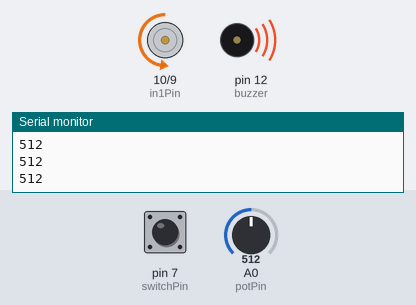
A sketch run on a simulated Arduino Uno, built with avr-gcc and run on an emulated ATmega328P. On the bench: motor-driver pin pairs drawn as motors (green arrow = first pin HIGH = forward, orange = second pin HIGH = backward, longer = more drive, scaled by the enable pin), buzzer (waves = sounding), the last lines printed to the serial monitor. The test bench sets the inputs (shaded band); at power-on: A0 (potPin) = 512, pin 7 (switchPin) HIGH.

Above: at 1.2 s.
1.3 s: A0 (potPin) set to 670
At 2.71 s:
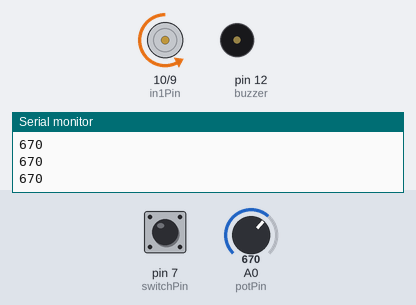
4.3 s: A0 (potPin) set to 900
At 5.9 s:
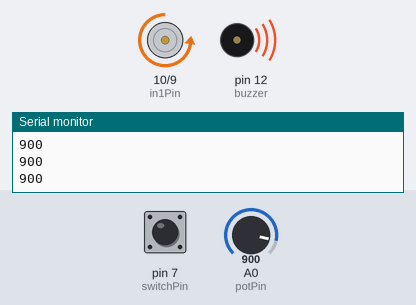
7.3 s: pin 7 (switchPin) pulled LOW for 0.15 s
At 9.5 s:
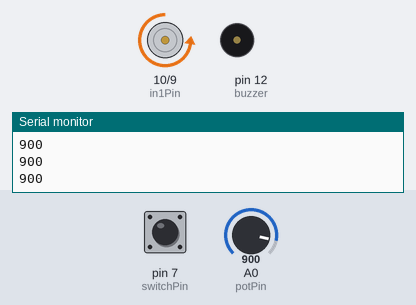
10.3 s: pin 7 (switchPin) pulled LOW for 1 s
At 10.49 s:
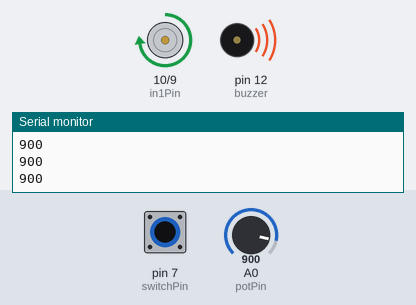
13.3 s: A0 (potPin) set to 122
At 15.3 s:
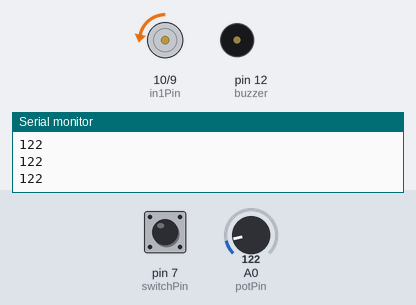
16.3 s: pin 7 (switchPin) pulled LOW for 0.15 s
At 16.56 s:
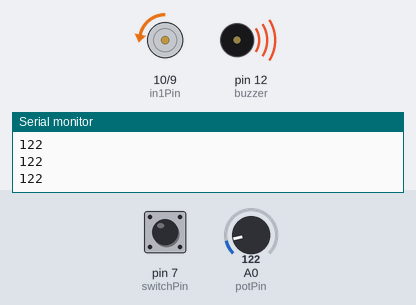
Timing chart, 0 to 20.3 s (numbered marks = the images above; inputs shaded):
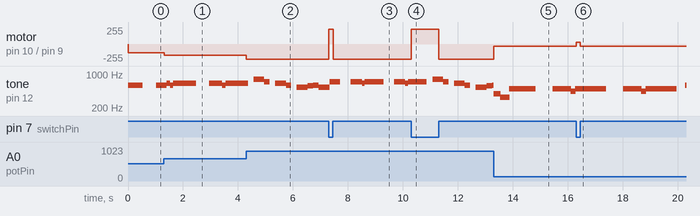

Measured:
- after the input at 1.3 s, motor on pin 10 (in1Pin) / pin 9 (in2Pin): backward 128/255 → backward 167/255 at once
- after the input at 4.3 s, motor on pin 10 (in1Pin) / pin 9 (in2Pin): backward 167/255 → backward 225/255 at once
- after the input at 7.3 s, motor on pin 10 (in1Pin) / pin 9 (in2Pin): backward 225/255 → forward 225/255 at once, → backward 225/255 0.15 s later
- after the input at 10.3 s, motor on pin 10 (in1Pin) / pin 9 (in2Pin): backward 225/255 → forward 225/255 at once, → backward 225/255 1.0 s later
- after the input at 13.3 s, motor on pin 10 (in1Pin) / pin 9 (in2Pin): backward 225/255 → backward 30/255 at once
- after the input at 16.3 s, motor on pin 10 (in1Pin) / pin 9 (in2Pin): backward 30/255 → forward 30/255 at once, → backward 30/255 0.16 s later
- by itself, tone on pin 12 (buzzer): plays 493 Hz for 0.65 s, 440 Hz for 0.17 s, 493 Hz for 1.1 s, 587 Hz for 0.03 s

The sketch:

DCMotorReversing.ino
```cpp
/*
 * Eric Li
 * Sep 18, 2019
Adafruit Arduino - Lesson 15. Bi-directional Motor
*/
int enablePin = 11;
int in1Pin = 10;
int in2Pin = 9;
int switchPin = 7;
int potPin = 0;
const int buzzer = 12; //buzzer to arduino pin 12
int thisNote = 0;


int melody[] = {
  493.88, 0, 493.88, 493.88, 493.88, 440, 493.88, 493.88, 0, 493.88, 493.88, 493.88, 440, 493.88, 493.88, 0, 587.33, 493.88, 0, 440, 392, 0, 329.63, 329.63, 369.99, 392, 329.63};


// note durations: 4 = quarter note, 8 = eighth note, etc.:
long noteDurations[] = {
  40, 40, 20, 10, 10, 10, 30, 40, 40, 20, 10, 10, 10, 30, 40, 20, 40, 20, 20, 40, 20, 20, 20, 20, 20, 20, 20, 20};


void setup(){
  pinMode(in1Pin, OUTPUT);
  pinMode(in2Pin, OUTPUT);
  pinMode(enablePin, OUTPUT);
  pinMode(switchPin, INPUT_PULLUP);
  pinMode(buzzer, OUTPUT); // Set buzzer - pin 12 as an output
  Serial.begin(9600);
}

void setMotor(int motorspeed, boolean reverse){
  analogWrite(enablePin, motorspeed);
  digitalWrite(in1Pin, ! reverse);
  digitalWrite(in2Pin, reverse);
}

int curtime = 0;
int prevnote = 0;

void loop(){
  int total = 0;
  int thisNote;
  int change = 0;
  int control = 0;

  for(int i =0; i<27; i++){
    total += noteDurations[i];
    if(curtime%660<total){
      thisNote = i;
      if(thisNote!=prevnote){
        change = 1;
      }
      prevnote = i;
      break;
    }
  }

  control = int(analogRead(potPin)/200);

  int motorspeed = analogRead(potPin) / 4;
  Serial.println(analogRead(potPin));

  boolean reverse = digitalRead(switchPin);
//    Serial.println(analogRead(switchPin));

  setMotor(motorspeed, reverse);
  delay(5-control/2);


  int note = melody[thisNote];
  if(note!=0){
    note += control*50;
  }
  tone(buzzer, note, 20);
  delay(10-control);
  if(change ==1){
    delay(10-control);
  }

  noTone(buzzer);

  curtime += 1;

}
```
